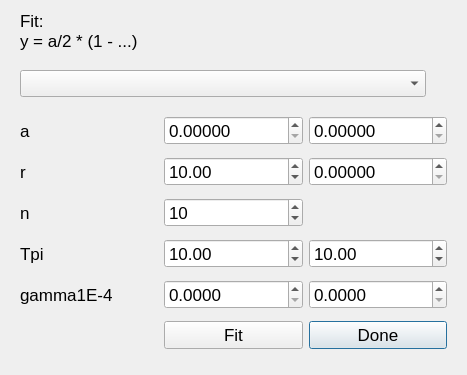
<?xml version="1.0" encoding="UTF-8"?>
<ui version="4.0">
 <class>fit_sqzvac</class>
 <widget class="QDialog" name="fit_sqzvac">
  <property name="geometry">
   <rect>
    <x>0</x>
    <y>0</y>
    <width>467</width>
    <height>375</height>
   </rect>
  </property>
  <property name="windowTitle">
   <string>fit_sqzvac</string>
  </property>
  <widget class="QLabel" name="label_4">
   <property name="geometry">
    <rect>
     <x>20</x>
     <y>10</y>
     <width>171</width>
     <height>41</height>
    </rect>
   </property>
   <property name="font">
    <font>
     <pointsize>13</pointsize>
    </font>
   </property>
   <property name="text">
    <string>Fit: 
y = a/2 * (1 - ...)</string>
   </property>
  </widget>
  <widget class="QWidget" name="gridLayoutWidget">
   <property name="geometry">
    <rect>
     <x>20</x>
     <y>110</y>
     <width>427</width>
     <height>245</height>
    </rect>
   </property>
   <layout class="QGridLayout" name="gridLayout_3">
    <item row="0" column="1">
     <widget class="QDoubleSpinBox" name="aSpinBox_1">
      <property name="font">
       <font>
        <pointsize>13</pointsize>
       </font>
      </property>
      <property name="decimals">
       <number>5</number>
      </property>
      <property name="maximum">
       <double>9999.989999999999782</double>
      </property>
     </widget>
    </item>
    <item row="1" column="1">
     <widget class="QDoubleSpinBox" name="rSpinBox_1">
      <property name="font">
       <font>
        <pointsize>13</pointsize>
       </font>
      </property>
      <property name="maximum">
       <double>99.989999999999995</double>
      </property>
      <property name="value">
       <double>10.000000000000000</double>
      </property>
     </widget>
    </item>
    <item row="3" column="0">
     <widget class="QLabel" name="label_5">
      <property name="font">
       <font>
        <pointsize>13</pointsize>
       </font>
      </property>
      <property name="text">
       <string>Tpi</string>
      </property>
     </widget>
    </item>
    <item row="4" column="1">
     <widget class="QDoubleSpinBox" name="gammaSpinBox_1">
      <property name="font">
       <font>
        <pointsize>13</pointsize>
       </font>
      </property>
      <property name="decimals">
       <number>4</number>
      </property>
      <property name="maximum">
       <double>100.000000000000000</double>
      </property>
      <property name="value">
       <double>0.000000000000000</double>
      </property>
     </widget>
    </item>
    <item row="1" column="0">
     <widget class="QLabel" name="label_2">
      <property name="font">
       <font>
        <pointsize>13</pointsize>
       </font>
      </property>
      <property name="text">
       <string>r</string>
      </property>
     </widget>
    </item>
    <item row="4" column="0">
     <widget class="QLabel" name="label_6">
      <property name="font">
       <font>
        <pointsize>13</pointsize>
       </font>
      </property>
      <property name="text">
       <string>gamma1E-4</string>
      </property>
     </widget>
    </item>
    <item row="0" column="2">
     <widget class="QDoubleSpinBox" name="aSpinBox_2">
      <property name="font">
       <font>
        <pointsize>13</pointsize>
       </font>
      </property>
      <property name="decimals">
       <number>5</number>
      </property>
      <property name="maximum">
       <double>9999.989999999999782</double>
      </property>
     </widget>
    </item>
    <item row="1" column="2">
     <widget class="QDoubleSpinBox" name="rSpinBox_2">
      <property name="font">
       <font>
        <pointsize>13</pointsize>
       </font>
      </property>
      <property name="decimals">
       <number>5</number>
      </property>
      <property name="maximum">
       <double>9999.989999999999782</double>
      </property>
     </widget>
    </item>
    <item row="3" column="1">
     <widget class="QDoubleSpinBox" name="TpiSpinBox_1">
      <property name="font">
       <font>
        <pointsize>13</pointsize>
       </font>
      </property>
      <property name="maximum">
       <double>99999.990000000005239</double>
      </property>
      <property name="value">
       <double>10.000000000000000</double>
      </property>
     </widget>
    </item>
    <item row="2" column="1">
     <widget class="QSpinBox" name="nSpinBox">
      <property name="font">
       <font>
        <pointsize>13</pointsize>
       </font>
      </property>
      <property name="minimum">
       <number>1</number>
      </property>
      <property name="value">
       <number>10</number>
      </property>
     </widget>
    </item>
    <item row="0" column="0">
     <widget class="QLabel" name="label">
      <property name="font">
       <font>
        <pointsize>13</pointsize>
       </font>
      </property>
      <property name="text">
       <string>a</string>
      </property>
     </widget>
    </item>
    <item row="3" column="2">
     <widget class="QDoubleSpinBox" name="TpiSpinBox_2">
      <property name="font">
       <font>
        <pointsize>13</pointsize>
       </font>
      </property>
      <property name="maximum">
       <double>99999.990000000005239</double>
      </property>
      <property name="value">
       <double>10.000000000000000</double>
      </property>
     </widget>
    </item>
    <item row="4" column="2">
     <widget class="QDoubleSpinBox" name="gammaSpinBox_2">
      <property name="font">
       <font>
        <pointsize>13</pointsize>
       </font>
      </property>
      <property name="decimals">
       <number>4</number>
      </property>
      <property name="maximum">
       <double>1.000000000000000</double>
      </property>
      <property name="value">
       <double>0.000000000000000</double>
      </property>
     </widget>
    </item>
    <item row="2" column="0">
     <widget class="QLabel" name="label_3">
      <property name="font">
       <font>
        <pointsize>13</pointsize>
       </font>
      </property>
      <property name="text">
       <string>n</string>
      </property>
     </widget>
    </item>
    <item row="5" column="2">
     <widget class="QPushButton" name="DoneButton">
      <property name="font">
       <font>
        <pointsize>13</pointsize>
       </font>
      </property>
      <property name="text">
       <string>Done</string>
      </property>
     </widget>
    </item>
    <item row="5" column="1">
     <widget class="QPushButton" name="fitButton">
      <property name="font">
       <font>
        <pointsize>13</pointsize>
       </font>
      </property>
      <property name="text">
       <string>Fit</string>
      </property>
     </widget>
    </item>
   </layout>
  </widget>
  <widget class="QComboBox" name="comboBox_chooseFile">
   <property name="geometry">
    <rect>
     <x>20</x>
     <y>70</y>
     <width>406</width>
     <height>27</height>
    </rect>
   </property>
  </widget>
 </widget>
 <resources/>
 <connections>
  <connection>
   <sender>DoneButton</sender>
   <signal>clicked()</signal>
   <receiver>fit_sqzvac</receiver>
   <slot>close()</slot>
   <hints>
    <hint type="sourcelabel">
     <x>187</x>
     <y>201</y>
    </hint>
    <hint type="destinationlabel">
     <x>128</x>
     <y>126</y>
    </hint>
   </hints>
  </connection>
 </connections>
</ui>
